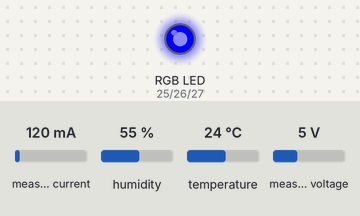
The sketch below on a simulated ESP32. Parts: an RGB LED mixed from three pins (HIGH = lit). The inputs (shaded band) are chosen by the test bench; at power-on: measured current 120 mA, humidity 55 %, temperature 24 °C, measured voltage 5 V. WiFi joins after 1.5 s; servers stay silent unless stated; the local clock reads 2024-03-15 10:24:30 at power-on unless the sketch sets it; random numbers use the default seed unless the sketch sets one.

Above: at 0.1 s.
Timing chart, 0 to 1.6 s (numbered marks = the images above):
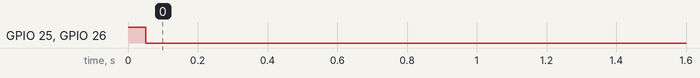

The sketch:

lentera_iot.ino
```cpp
// LENTERA modul pemantau (ESP32 + INA219 + SHT31 + DS3231)
// Membaca tegangan/arus baterai, suhu, kelembapan, dan sumber daya tiap 5 menit,
// lalu mengirim JSON ke server sekolah lewat HTTP (F-2.1, F-2.2).
// Lampu indikator RGB mengikuti balasan server: hijau / kuning / merah (F-2.4).
// Modul ini terpisah dari server: bila modul mati, pembelajaran tetap jalan (F-2.7).
//
// Pustaka Arduino: Adafruit INA219, Adafruit SHT31, RTClib, ArduinoJson (v7).
// Semua ambang ada di server; firmware hanya mengirim angka mentah.

#include <WiFi.h>
#include <HTTPClient.h>
#include <Wire.h>
#include <Adafruit_INA219.h>
#include <Adafruit_SHT31.h>
#include <RTClib.h>
#include <ArduinoJson.h>
#include <esp_random.h>

// ---- Konfigurasi per kotak (isi saat perakitan) ----
const char* WIFI_SSID   = "LENTERA-001";
const char* WIFI_PASS   = "ganti-kata-sandi-wifi";
const char* SERVER_URL  = "http://10.42.0.1:8080/ingest/telemetry";
const char* IOT_KEY     = "isi-dari-data/AKUN-DEMO.txt";
const char* MODULE_ID   = "LTR-0001-IOT";

const uint32_t INTERVAL_MS = 5UL * 60UL * 1000UL;
const int PIN_LED_R = 25, PIN_LED_G = 26, PIN_LED_B = 27;
const int PIN_PLTS_SENSE = 34;   // pembagi tegangan dari jalur panel surya
const int PIN_ADAPTOR_SENSE = 35; // pembagi tegangan dari adaptor PLN
const int QUEUE_MAX = 24;          // simpan maksimal 2 jam pembacaan saat server tidak terjangkau

Adafruit_INA219 ina219;
Adafruit_SHT31 sht31;
RTC_DS3231 rtc;

String queue[QUEUE_MAX];
int qHead = 0, qLen = 0;

void led(bool r, bool g, bool b) {
  digitalWrite(PIN_LED_R, r);
  digitalWrite(PIN_LED_G, g);
  digitalWrite(PIN_LED_B, b);
}

String uuid4() {
  uint8_t b[16];
  for (int i = 0; i < 16; i += 4) { uint32_t r = esp_random(); memcpy(b + i, &r, 4); }
  b[6] = (b[6] & 0x0F) | 0x40;
  b[8] = (b[8] & 0x3F) | 0x80;
  char s[37];
  snprintf(s, sizeof(s), "%02x%02x%02x%02x-%02x%02x-%02x%02x-%02x%02x-%02x%02x%02x%02x%02x%02x",
           b[0], b[1], b[2], b[3], b[4], b[5], b[6], b[7], b[8], b[9], b[10], b[11], b[12], b[13], b[14], b[15]);
  return String(s);
}

String isoNow() {
  DateTime n = rtc.now();  // RTC diset ke UTC saat perakitan
  char s[25];
  snprintf(s, sizeof(s), "%04d-%02d-%02dT%02d:%02d:%02dZ", n.year(), n.month(), n.day(), n.hour(), n.minute(), n.second());
  return String(s);
}

String powerSource() {
  if (analogRead(PIN_ADAPTOR_SENSE) > 1500) return "adaptor";
  if (analogRead(PIN_PLTS_SENSE) > 1500) return "plts";
  return "baterai";
}

String buildReading() {
  JsonDocument doc;
  doc["event_id"] = uuid4();  // ID unik: server mengabaikan kiriman ulang yang sama
  doc["module_id"] = MODULE_ID;
  doc["voltage"] = ina219.getBusVoltage_V() + ina219.getShuntVoltage_mV() / 1000.0;
  doc["current"] = ina219.getCurrent_mA() / 1000.0;
  float t = sht31.readTemperature(), h = sht31.readHumidity();
  if (!isnan(t)) doc["temp"] = t;
  if (!isnan(h)) doc["humidity"] = h;
  doc["power_source"] = powerSource();
  doc["measured_at"] = isoNow();
  String out;
  serializeJson(doc, out);
  return out;
}

void enqueue(const String& s) {
  int idx = (qHead + qLen) % QUEUE_MAX;
  queue[idx] = s;
  if (qLen < QUEUE_MAX) qLen++; else qHead = (qHead + 1) % QUEUE_MAX;  // buang yang tertua
}

bool post(const String& body, String& lampu) {
  if (WiFi.status() != WL_CONNECTED) return false;
  HTTPClient http;
  http.setTimeout(8000);
  http.begin(SERVER_URL);
  http.addHeader("Content-Type", "application/json");
  http.addHeader("X-Lentera-Key", IOT_KEY);
  int code = http.POST(body);
  if (code == 200) {
    JsonDocument res;
    if (!deserializeJson(res, http.getString())) lampu = res["lampu"] | "hijau";
  }
  http.end();
  return code == 200;
}

void flush() {
  while (qLen > 0) {
    String lampu = "";
    if (!post(queue[qHead], lampu)) { led(false, false, true); return; }  // biru: server tidak terjangkau
    qHead = (qHead + 1) % QUEUE_MAX;
    qLen--;
    if (lampu == "merah") led(true, false, false);
    else if (lampu == "kuning") led(true, true, false);
    else led(false, true, false);
  }
}

void setup() {
  Serial.begin(115200);
  pinMode(PIN_LED_R, OUTPUT); pinMode(PIN_LED_G, OUTPUT); pinMode(PIN_LED_B, OUTPUT);
  led(true, true, true);
  Wire.begin();
  if (!ina219.begin()) Serial.println("INA219 tidak terdeteksi");
  if (!sht31.begin(0x44)) Serial.println("SHT31 tidak terdeteksi");
  if (!rtc.begin()) Serial.println("RTC tidak terdeteksi");
  WiFi.mode(WIFI_STA);
  WiFi.begin(WIFI_SSID, WIFI_PASS);
}

uint32_t last = 0;
void loop() {
  if (last == 0 || millis() - last >= INTERVAL_MS) {
    last = millis();
    if (WiFi.status() != WL_CONNECTED) WiFi.reconnect();
    enqueue(buildReading());
    flush();
  }
  delay(200);
}
```

Measured:
- by itself, GPIO 25 (PIN_LED_R), GPIO 26 (PIN_LED_G): HIGH → LOW at 0.05 s
